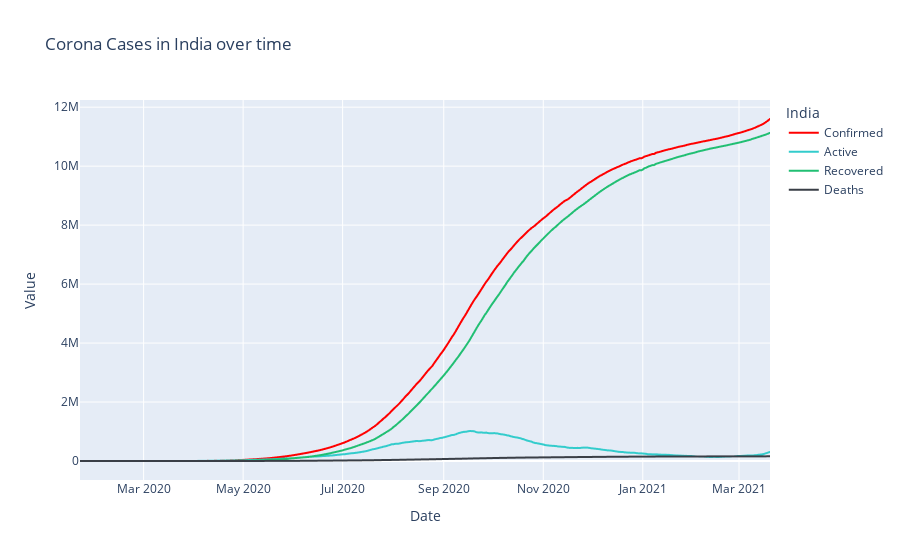

Write notebook code for a chart like this one.
### Code cell
df4 = df_india.groupby('Date').sum().reset_index()
df4 = df4.melt(id_vars='Date',value_vars = ['Confirmed','Active','Recovered','Deaths'],
              var_name='India',value_name='Value')
fig = px.line(df4,x='Date',y='Value',color='India',title = "Corona Cases in India over time",
             color_discrete_sequence=[cnf_color,act_color,rec_color,dth_color])
fig.show()

### Figure 1 — Plotly figure (JSON) as saved in the notebook; plotly's stock layout.template omitted (floating-point values rounded to 4 significant figures; data arrays with more than 128 entries replaced by an {"elided": "..."} marker saying what was removed)
{"data": [{"hovertemplate": "India=Confirmed<br>Date=%{x}<br>Value=%{y}<extra></extra>", "legendgroup": "Confirmed", "line": {"color": "#ff0000", "dash": "solid"}, "mode": "lines", "name": "Confirmed", "showlegend": true, "type": "scattergl", "x": {"elided": "424 str values"}, "xaxis": "x", "y": {"elided": "424 int values"}, "yaxis": "y"}, {"hovertemplate": "India=Active<br>Date=%{x}<br>Value=%{y}<extra></extra>", "legendgroup": "Active", "line": {"color": "#33cccc", "dash": "solid"}, "mode": "lines", "name": "Active", "showlegend": true, "type": "scattergl", "x": {"elided": "424 str values"}, "xaxis": "x", "y": {"elided": "424 int values"}, "yaxis": "y"}, {"hovertemplate": "India=Recovered<br>Date=%{x}<br>Value=%{y}<extra></extra>", "legendgroup": "Recovered", "line": {"color": "#21bf73", "dash": "solid"}, "mode": "lines", "name": "Recovered", "showlegend": true, "type": "scattergl", "x": {"elided": "424 str values"}, "xaxis": "x", "y": {"elided": "424 int values"}, "yaxis": "y"}, {"hovertemplate": "India=Deaths<br>Date=%{x}<br>Value=%{y}<extra></extra>", "legendgroup": "Deaths", "line": {"color": "#393e46", "dash": "solid"}, "mode": "lines", "name": "Deaths", "showlegend": true, "type": "scattergl", "x": {"elided": "424 str values"}, "xaxis": "x", "y": {"elided": "424 int values"}, "yaxis": "y"}], "layout": {"legend": {"title": {"text": "India"}, "tracegroupgap": 0}, "title": {"text": "Corona Cases in India over time"}, "xaxis": {"anchor": "y", "domain": [0, 1], "title": {"text": "Date"}}, "yaxis": {"anchor": "x", "domain": [0, 1], "title": {"text": "Value"}}}}
